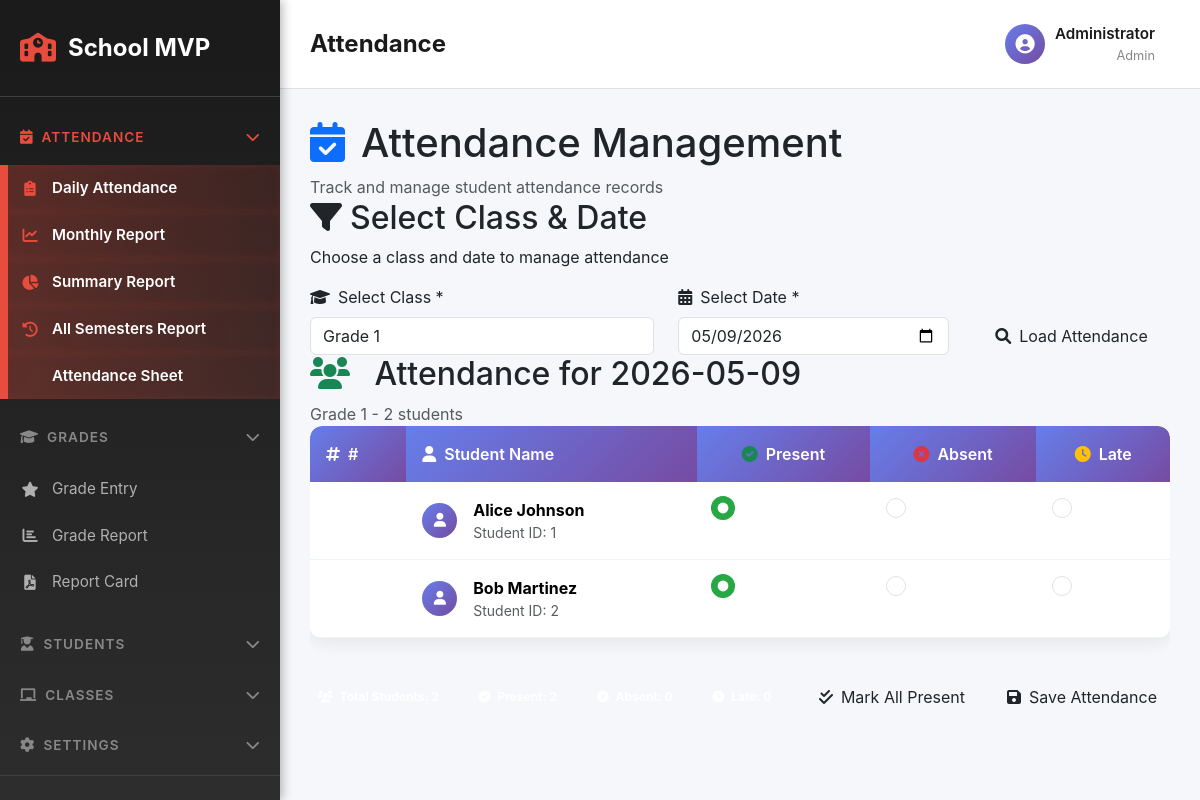
Page /attendance.php?class_id=1 (signed in) on the committed database.
### tables this page shows
CREATE TABLE IF NOT EXISTS classes (
  id INT AUTO_INCREMENT PRIMARY KEY,
  name VARCHAR(128) NOT NULL,
  teacher_id INT DEFAULT NULL,
  created_at TIMESTAMP DEFAULT CURRENT_TIMESTAMP,
  FOREIGN KEY (teacher_id) REFERENCES teachers(id) ON DELETE SET NULL
);

CREATE TABLE IF NOT EXISTS students (
  id INT AUTO_INCREMENT PRIMARY KEY,
  name VARCHAR(128) NOT NULL,
  age INT DEFAULT NULL,
  contact VARCHAR(128) DEFAULT NULL,
  class_id INT DEFAULT NULL,
  photo VARCHAR(255) DEFAULT NULL,
  created_at TIMESTAMP DEFAULT CURRENT_TIMESTAMP,
  FOREIGN KEY (class_id) REFERENCES classes(id) ON DELETE SET NULL
);

### attendance.php (the view, shortened to what this page needs)
<?php
$pdo = getDb();
$selectedClass = intval($_GET['class_id'] ?? 0);
$selectedDate = $_GET['date'] ?? date('Y-m-d');
$classes = $pdo->query('SELECT id, name FROM classes ORDER BY name')->fetchAll();
$students = [];
if ($selectedClass) {
    $stmt = $pdo->prepare('SELECT s.* FROM students s WHERE s.class_id = :class_id ORDER BY s.name');
    $stmt->execute([':class_id' => $selectedClass]);
    $students = $stmt->fetchAll();
    $attendanceMap = [];
} else {
    $attendanceMap = [];
}
?>
<?php include __DIR__ . '/inc/sidebar-header.php'; ?>
<div class="table-header">
    <div>
        <h1 class="table-title">
            <i class="fas fa-calendar-check me-3 text-primary"></i>Attendance Management
        </h1>
        <p class="text-muted mb-0">Track and manage student attendance records</p>
    </div>
</div>
<div class="form-container">
    <div class="form-header">
        <h2 class="form-title">
            <i class="fas fa-filter me-2"></i>Select Class & Date
        </h2>
        <p class="form-subtitle">Choose a class and date to manage attendance</p>
    </div>
    <form method="get" class="animate-fade-in">
        <div class="row">
            <div class="col-md-5">
                <div class="form-group">
                    <label class="form-label" for="class_id">
                        <i class="fas fa-graduation-cap me-2"></i>Select Class *
                    </label>
                    <select name="class_id" id="class_id" class="form-control" required>
                        <?php foreach ($classes as $cls): ?>
                            <option value="<?= $cls['id'] ?>" <?= $cls['id'] == $selectedClass ? 'selected' : '' ?>>
                                <?= htmlspecialchars($cls['name']) ?>
                            </option>
                        <?php endforeach; ?>
                    </select>
                </div>
            </div>
            <div class="col-md-4">
                <div class="form-group">
                    <label class="form-label" for="date">
                        <i class="fas fa-calendar-alt me-2"></i>Select Date *
                    </label>
                    <input type="date" id="date" name="date" class="form-control"
                           value="<?= htmlspecialchars($selectedDate) ?>" max="<?= date('Y-m-d') ?>" required>
                </div>
            </div>
            <div class="col-md-3">
                <div class="form-group">
                    <label class="form-label">&nbsp;</label>
                    <button type="submit" class="btn btn-primary-custom w-100">
                        <i class="fas fa-search me-2"></i>Load Attendance
                    </button>
                </div>
            </div>
        </div>
    </form>
</div>
<?php if ($selectedClass): ?>
    <div class="table-container">
        <div class="table-header">
            <div>
                <h2 class="table-title">
                    <i class="fas fa-users me-3 text-success"></i>
                    Attendance for <?= htmlspecialchars($selectedDate) ?>
                </h2>
                <p class="text-muted mb-0">
                    <?php
                    $className = '';
                    foreach ($classes as $cls) {
                        if ($cls['id'] == $selectedClass) {
                            $className = $cls['name'];
                            break;
                        }
                    }
                    echo htmlspecialchars($className);
                    ?> - <?= count($students) ?> students
                </p>
            </div>
        </div>
        <?php if (!empty($students)): ?>
            <form method="post" id="attendanceForm">
                <div class="table-responsive">
                    <table class="table attendance-table">
                        <thead>
                            <tr>
                                <th>
                                    <i class="fas fa-hashtag me-2"></i>#
                                </th>
                                <th>
                                    <i class="fas fa-user me-2"></i>Student Name
                                </th>
                                <th class="text-center">
                                    <i class="fas fa-check-circle me-2 text-success"></i>Present
                                </th>
                                <th class="text-center">
                                    <i class="fas fa-times-circle me-2 text-danger"></i>Absent
                                </th>
                                <th class="text-center">
                                    <i class="fas fa-clock me-2 text-warning"></i>Late
                                </th>
                            </tr>
                        </thead>
                        <tbody>
                            <?php foreach ($students as $index => $student):
                                $status = $attendanceMap[$student['id']] ?? 'present';
                            ?>
                                <tr style="animation-delay: <?= $index * 0.03 ?>s">
                                    <td>
                                        <span class="badge badge-info-custom">#<?= $index + 1 ?></span>
                                    </td>
                                    <td>
                                        <div class="d-flex align-items-center">
                                            <div class="avatar-circle-sm me-3" style="background: linear-gradient(135deg, #667eea 0%, #764ba2 100%);">
                                                <i class="fas fa-user"></i>
                                            </div>
                                            <div>
                                                <strong><?= htmlspecialchars($student['name']) ?></strong>
                                                <div class="text-muted small">Student ID: <?= htmlspecialchars($student['id']) ?></div>
                                            </div>
                                        </div>
                                    </td>
                                    <td class="text-center">
                                        <div class="form-check">
                                            <input type="radio" name="status[<?= $student['id'] ?>]" value="present"
                                                   class="form-check-input attendance-radio present-radio"
                                                   <?= $status === 'present' ? 'checked' : '' ?>>
                                        </div>
                                    </td>
                                    <td class="text-center">
                                        <div class="form-check">
                                            <input type="radio" name="status[<?= $student['id'] ?>]" value="absent"
                                                   class="form-check-input attendance-radio absent-radio"
                                                   <?= $status === 'absent' ? 'checked' : '' ?>>
                                        </div>
                                    </td>
                                    <td class="text-center">
                                        <div class="form-check">
                                            <input type="radio" name="status[<?= $student['id'] ?>]" value="late"
                                                   class="form-check-input attendance-radio late-radio"
                                                   <?= $status === 'late' ? 'checked' : '' ?>>
                                        </div>
                                    </td>
                                </tr>
                            <?php endforeach; ?>
                        </tbody>
                    </table>
                </div>
                <div class="d-flex justify-content-between align-items-center mt-4">
                    <div class="attendance-summary">
                        <span class="badge badge-info-custom me-3">
                            <i class="fas fa-users me-1"></i>
                            Total Students: <span id="totalStudents"><?= count($students) ?></span>
                        </span>
                        <span class="badge badge-success-custom me-3">
                            <i class="fas fa-check-circle me-1"></i>
                            Present: <span id="presentCount">0</span>
                        </span>
                        <span class="badge badge-danger-custom me-3">
                            <i class="fas fa-times-circle me-1"></i>
                            Absent: <span id="absentCount">0</span>
                        </span>
                        <span class="badge badge-warning-custom">
                            <i class="fas fa-clock me-1"></i>
                            Late: <span id="lateCount">0</span>
                        </span>
                    </div>
                    <div class="d-flex gap-3">
                        <button type="button" class="btn btn-secondary-custom" onclick="markAllPresent()">
                            <i class="fas fa-check-double me-2"></i>Mark All Present
                        </button>
                        <button type="submit" class="btn btn-primary-custom btn-submit">
                            <i class="fas fa-save me-2"></i>Save Attendance
                        </button>
                    </div>
                </div>
            </form>
        <?php endif; ?>
    </div>
<?php endif; ?>
<?php include __DIR__ . '/inc/sidebar-footer.php'; ?>

### inc/sidebar-header.php (style rules this page uses)
* { margin: 0; padding: 0; box-sizing: border-box; }
html, body { width: 100%; height: 100%; margin: 0 !important; padding: 0 !important; }
body { display: flex !important; min-height: 100vh; background-color: #f5f7fa; font-family: -apple-system, BlinkMacSystemFont, "Segoe UI", Roboto, "Helvetica Neue", Arial, sans-serif; flex-wrap: nowrap !important; }
.d-flex { display: flex !important; }
.align-items-center { align-items: center !important; }
.gap-3 { gap: 1rem !important; }
.mb-0 { margin-bottom: 0 !important; }

### attendance.php (style rules this page uses)
.attendance-table { border-radius: 12px; overflow: hidden; box-shadow: 0 4px 20px rgba(0,0,0,0.08); }
.attendance-table th { background: linear-gradient(135deg, #667eea 0%, #764ba2 100%); color: white; font-weight: 600; border: none; padding: 16px; }
.attendance-table td { padding: 16px; border-bottom: 1px solid #f1f3f4; }
.attendance-table tbody tr { animation: fadeInUp 0.6s ease-out both; transition: all 0.3s ease; }
.avatar-circle-sm { width: 35px; height: 35px; border-radius: 50%; display: flex; align-items: center; justify-content: center; color: white; font-size: 14px; }
.attendance-radio { width: 20px; height: 20px; margin: 0 auto; cursor: pointer; transition: all 0.3s ease; }
.attendance-radio:checked { transform: scale(1.2); }
.present-radio:checked { background-color: #28a745; border-color: #28a745; }
.attendance-summary { display: flex; flex-wrap: wrap; gap: 8px; }
.form-check { margin: 0; }
.table-responsive { border-radius: 12px; overflow: hidden; }

### rows in the picture
classes: name "Grade 1"
students: name "Alice Johnson", id "1", id "☑"
students: name "Bob Martinez", id "2", id "☑"

### other values in the picture
APP_NAME "School MVP"
$pageTitle "Attendance"
$user['name'] "Administrator"
$user['role'] "Admin"
count($students) "2"
form field class_id "Grade 1"
